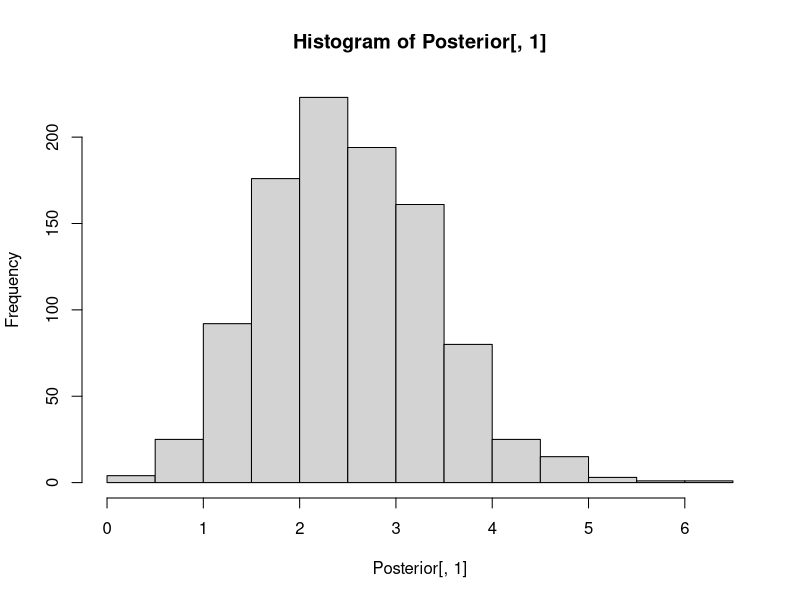
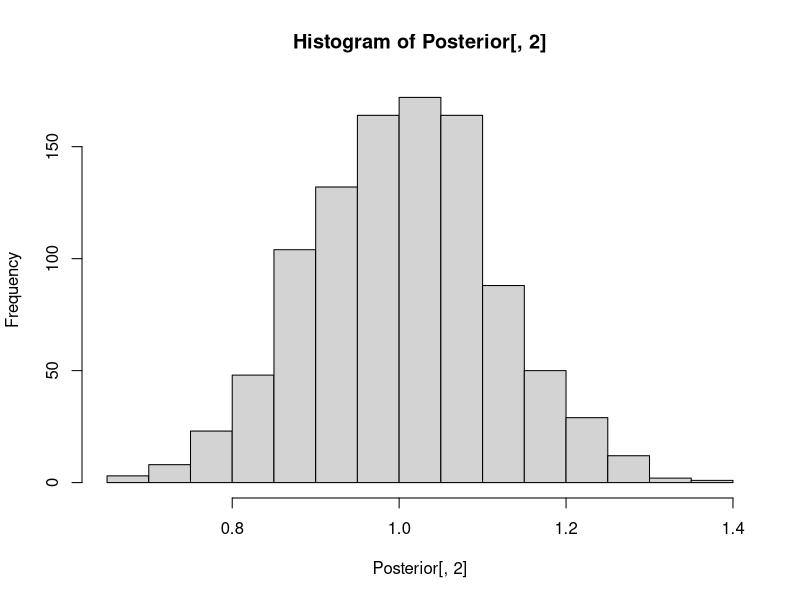

Reproduce these figures in R, in order.
# OBJECTIVE: Using the code from tute 1, use ABC to obtain a sample of size 1000 from the joint exact posterior distribution of the branch lengths for a three node (actually, I'm going to assume three leaf not node) tree which observed 300 mutations, given that mutation rate mu = 10^(-6) (mutations per site per gen per indiv), number of sites l = 10^3 (sites per sequence), and effective population size Ne = 10^5 (individuals).

Mu = 10^(-6)
l = 10^3
EffPopSize = 10^5

SampleSize = 10^3

# 1 unit of scaled time is Ne generations passing.
ScaMuRate = Mu * l * EffPopSize # (mutations per sequence per scaled unit) ??????
ScaMuRate

ObservedMutations = 300 # observation for 3 leaf tree is 300 mutations

###########

# Use ABC:
#   1) Sample theta* from prior P(theta)
#   2) Simulate data x* from f(x|theta*). In this case, x* will be number of mutations
#   3) Usually, we use a summary statistic, but since our observations/data is a scalar we can just compare directly. If obs/data match exactly, accept theta* as coming from the true posterior, else reject.
#   4) Rinse and repeat...

###########

# STEP 1: SAMPLE FROM PRIOR

# The first question is, what is the prior going to be? We want to obtain the joint exact posterior posterior distribution for the branch lengths, so I guess we need a v2-component vector describing the rate parameters of the exponentials. I think (from lecture 1 on coalescent theory) that the joint exact posterior should theoretically be BranchLengths = (Exp(3), Exp(1)). So for for the prior distribution for the rate parameters, what about we have the prior as a bivariate independent normal with mean PrMean = (3,1) and 2x2 variance matrix (1, 0, \\ 0, 1/9). We also need to make sure none of the values there are zero.

# Initialise the posterior sample matrix.
Posterior = matrix(rep(0,2*SampleSize), ncol=2)
Counter = 1

# testing the "while" function
#dummy_max = 100
#tmp = 1
#vec = rep(0,100)
#while (tmp <= dummy_max) {
#  realisation = runif(1)
#  if (realisation > 0.5) {
#    vec[tmp] = realisation
#    tmp = tmp + 1
#  }
#}
#vec

# Defining tree topology and stuff...
Leaves = 3
TimeMultVec = c(Leaves:2)

while (Counter <= SampleSize ) {
  ThetaStar = rnorm(2, mean = c(3,1), sd = c(1,1/9) ) # Simulates Theta* from the prior.
  if (min(ThetaStar) > 0) { # Obviously can't have a negative rate parameter.
    # Simulate a tree with mutations.
    TotalTime = TimeMultVec * rexp(2, ThetaStar) # Simulate tree with Theta* as rate parameters for branch lengths.
    ### POISSON PROCESS: Assigning of mutations. The variable total_time keeps track of the amount of time we have to assign mutations, as if there was only one individual (with sequence length 1000). The exponential rates are already in scaled time.
    ### A poisson process has pmf p(x) = a^x*e^(-a)/x!, where a is the Poisson parameter. Remember, for a Poisson process, the rate will be a = lambda * time, where lambda is the exponential rate parameter. In this case, lambda = ScaMuRate.
    SimulatedMutations = rpois(1, lambda = ScaMuRate * TotalTime)
    if (SimulatedMutations == ObservedMutations) { # If our data matches...
      Posterior[Counter,] = ThetaStar # Accept Theta* as coming from the true posterior
      Counter = Counter + 1 # Onto the next sample...
      }
  }
}
Posterior
Rate_Estimates = c(mean(Posterior[,1]), mean(Posterior[,2]))
Rate_Estimates

hist(Posterior[,1])
hist(Posterior[,2])

# On first go, got (2.455130, 1.005982), which is off from the expected (3, 1). But I guess that makes sense as we're restricting this tree by the number of mutations. Next go, (2.470451, 1.007326).